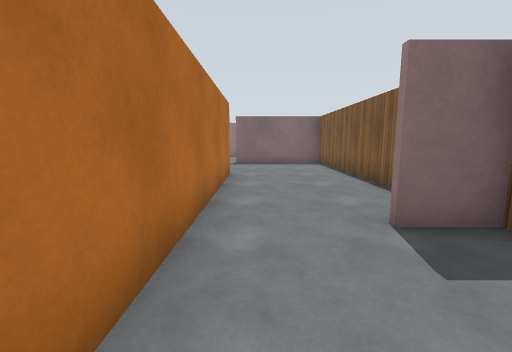
View 1 (above)

22 first-person views from a walk through a world built for the Gazebo simulator. The camera is 1.2 m above the floor, tilts 8° down and sees 90° across. The floor is counted in squares, 1 m on a side. Each view is taken from the middle of a square. On the plan, view 1 faces up. The plan holds only what a view shows up to about 12 squares ahead; the rest is blank. Simple patterns stand in for the simulator's built-in surfaces. Simple shapes stand in for some stock models.

View 2
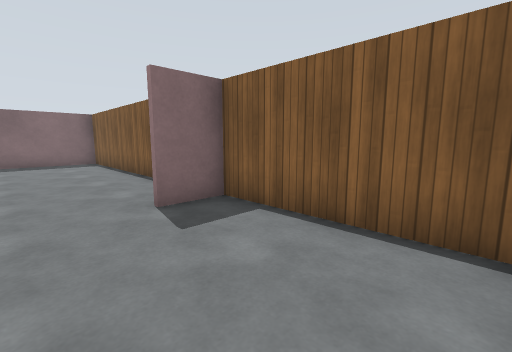

View 3
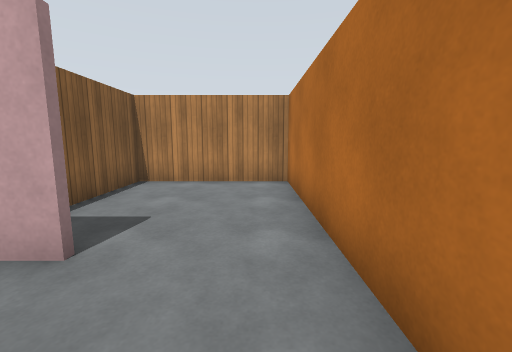

View 4
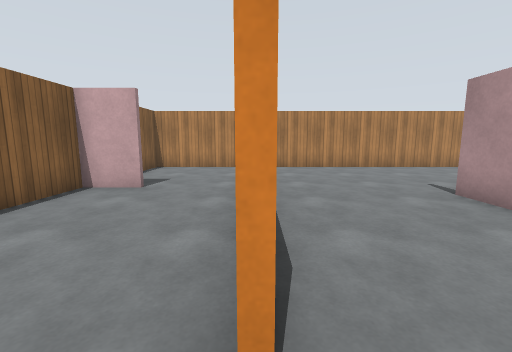

View 5
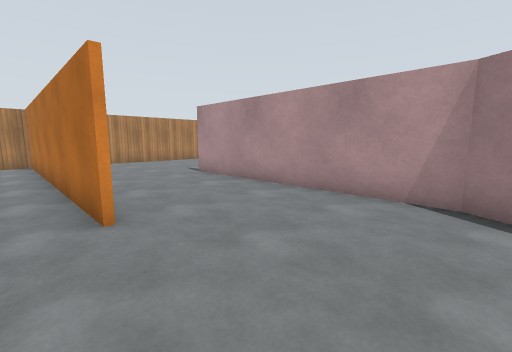

View 6
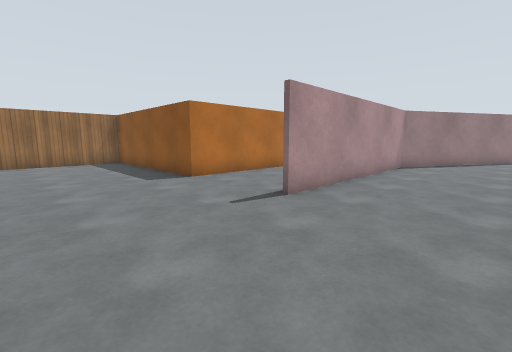

View 7
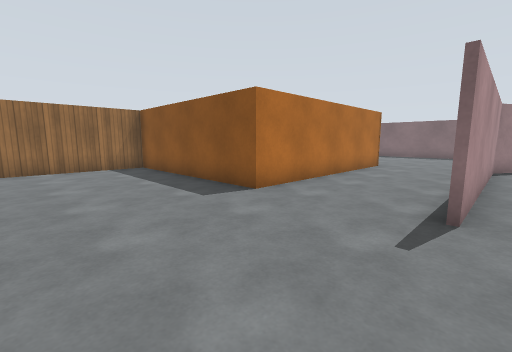

View 8
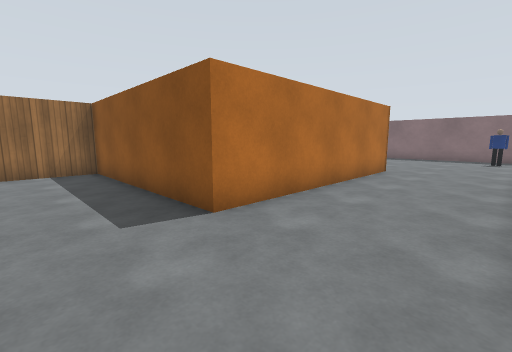

View 9
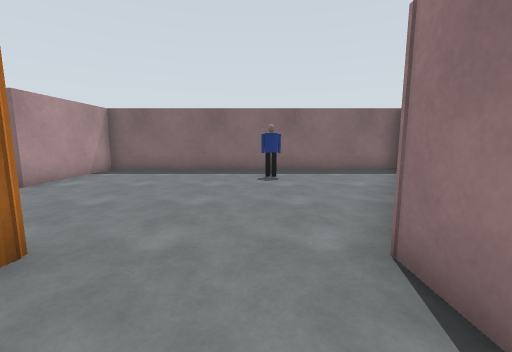

View 10
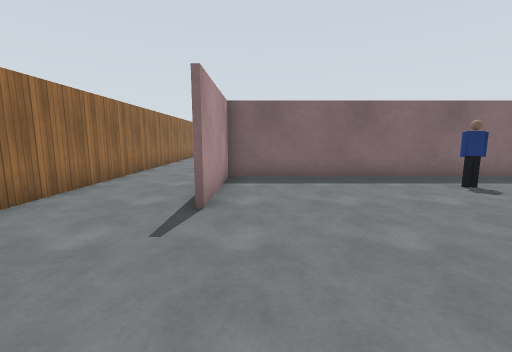

View 11
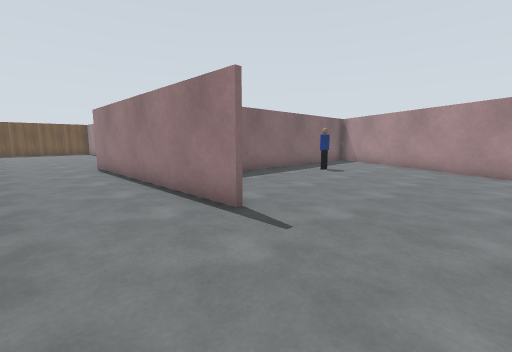

View 12
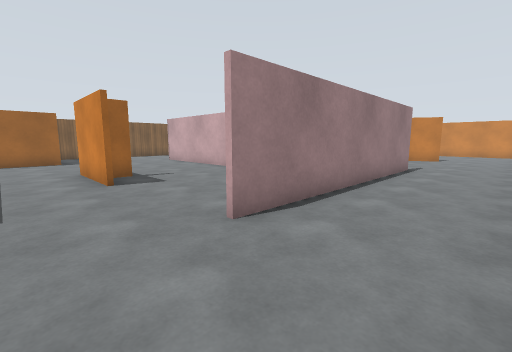

View 13
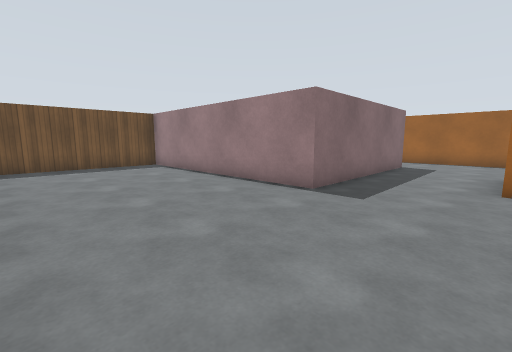

View 14
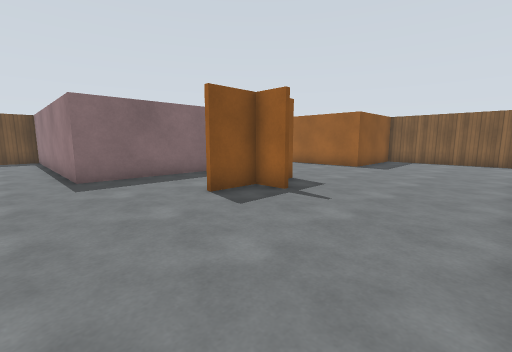

View 15
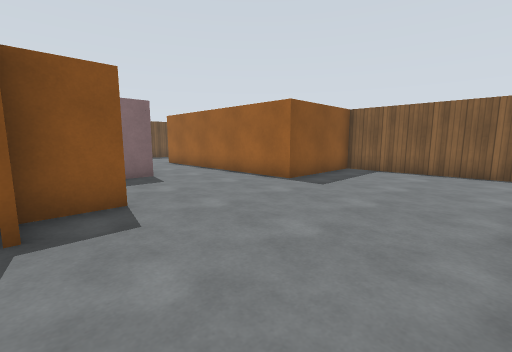

View 16
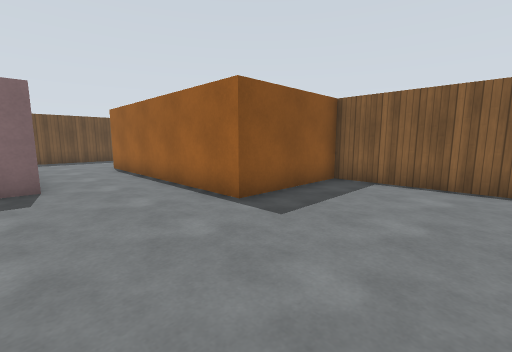

View 17
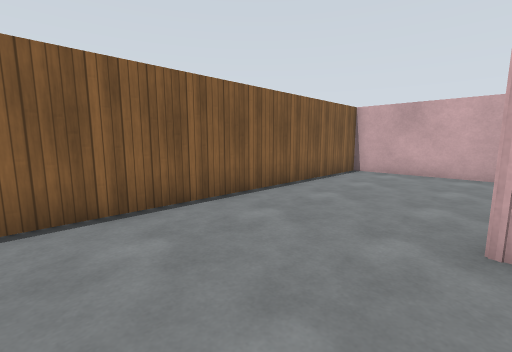

View 18
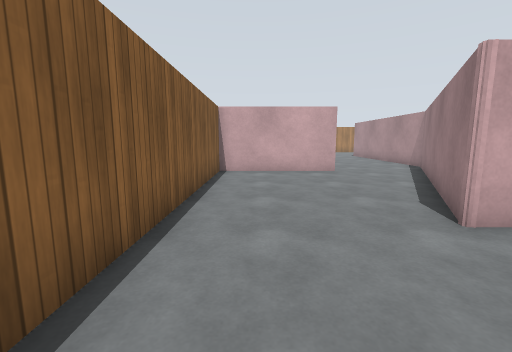

View 19
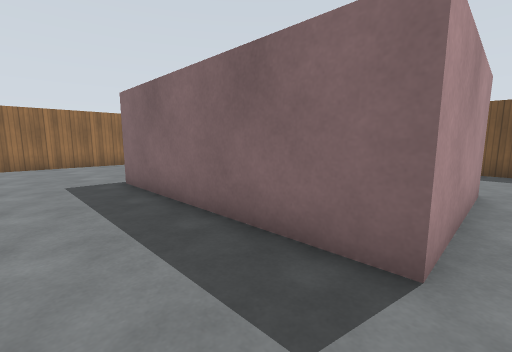

View 20
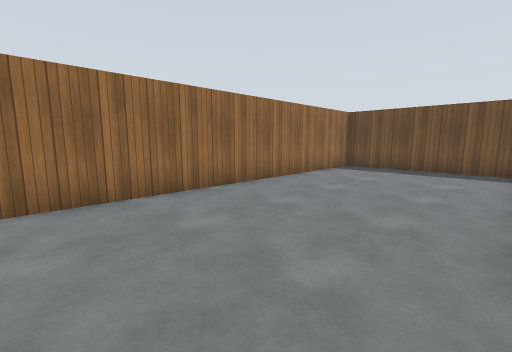

View 21
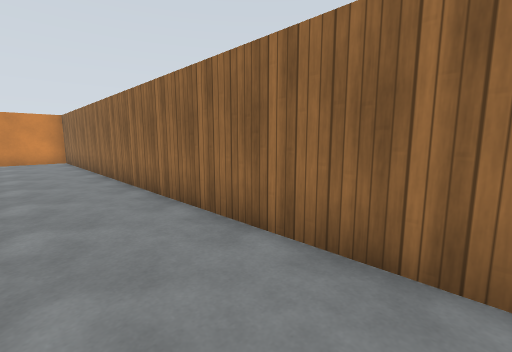

View 22
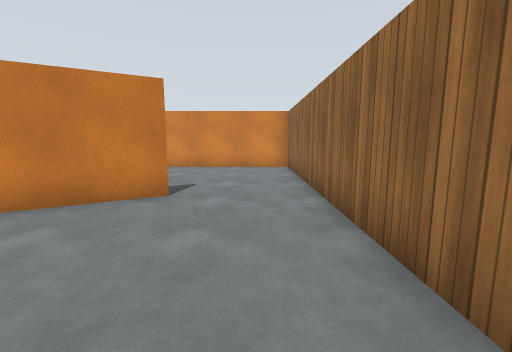

### Floor plan
Ten units are one square. View 1 is at (0, 0); x grows to the right and y downward. Boxes are objects, and circles mark ways between rooms. Rooms are numbered by the first view taken in them; rooms with no view inside come last. Other rooms are left out.
<svg viewBox="-170 -389 210 408">
<path fill="none" stroke="#000" d="M-9 -26 -9 14 34 14 34 -31M35 -34 19 -34M-94 -126 -94 -44 -165 -44M-54 -129 -29 -173M-66 -206 -61 -206M-131 -164 -131 -256M-56 -112 -56 -126M-11 -141 34 -141 34 -259 -6 -259 -6 -341M-131 -105 -107 -119M-16 -206 -9 -206 -54 -125 -54 -44M-11 -204 -129 -204 -129 -164M-71 -249 -71 -260M-9 -91 -9 -26M-86 -261 -54 -261M-54 -259 -86 -259M24 -139 -1 -139M-164 -242 -164 1M-165 -46 -110 -46M19 -36 35 -36M34 -31 34 -128M-101 14 -19 14M-34 -341 -34 -294 -106 -294 -106 -379M-109 -384 -164 -384 -164 -269"/>
<rect x="-75" y="-185" width="20" height="10" fill="#bbb"><title>person</title></rect>
<circle cx="5" cy="-30" r="3" fill="#2a7"/>
<text x="10" y="-10">1</text>
<text x="-80" y="-160">2</text>
</svg>
Room 1 opens to room 2.

Where each view was taken, in squares from view 1:
view 1: 0 up, 0 right, facing up
view 2: 1 down, 0 right, facing up-right
view 3: 6 up, 0 right, facing down
view 4: 10 up, 1 left, facing down
view 5: 13 up, 0 right, facing down-left
view 6: 0 up, 2 left, facing up-left
view 7: 0 up, 5 left, facing up-left
view 8: 2 up, 6 left, facing up-left
view 9: 10 up, 7 left, facing up
view 10: 12 up, 12 left, facing up
view 11: 13 up, 16 left, facing up-right
view 12: 28 up, 16 left, facing down-right
view 13: 26 up, 16 left, facing up-right
view 14: 21 up, 12 left, facing up-right
view 15: 21 up, 7 left, facing up-right
view 16: 22 up, 4 left, facing up-right
view 17: 24 up, 1 left, facing down-right
view 18: 24 up, 2 right, facing down
view 19: 27 up, 3 left, facing up-left
view 20: 27 up, 11 left, facing up-left
view 21: 21 up, 14 left, facing down-left
view 22: 16 up, 15 left, facing down
